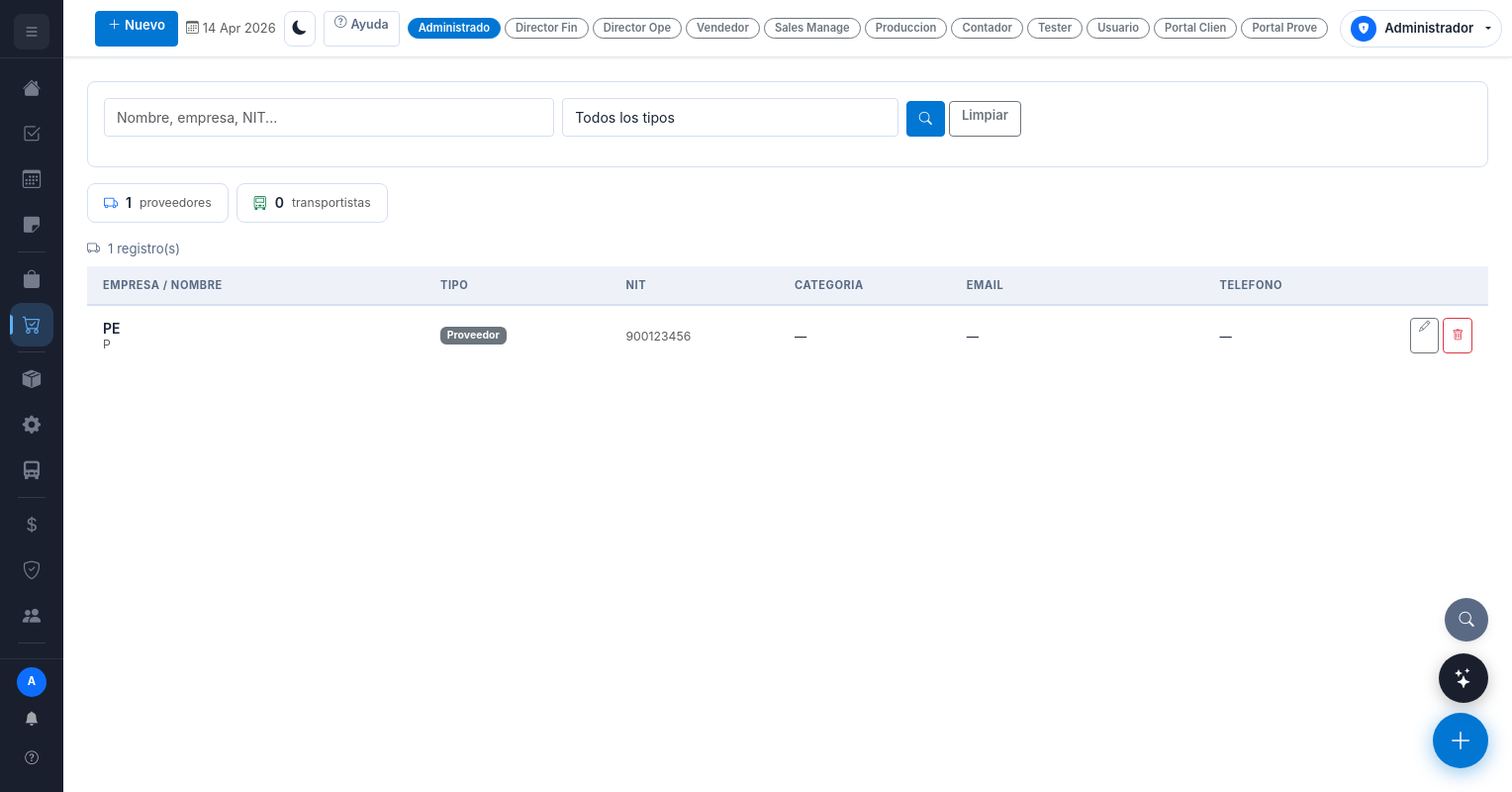
Page /proveedores (signed in) on the committed database.
### models.py (models this page shows, shortened)
class User(UserMixin, db.Model):
    __tablename__ = 'users'
    id                  = db.Column(db.Integer, primary_key=True)
    nombre              = db.Column(db.String(100), nullable=False)
    email               = db.Column(db.String(120), unique=True, nullable=False)
    password_hash       = db.Column(db.String(256), nullable=False)
    rol                 = db.Column(db.String(20), default='usuario')
    activo              = db.Column(db.Boolean, default=True)
    company_id          = db.Column(db.Integer, db.ForeignKey('companies.id'), nullable=True, index=True)  # default company
    modulos_permitidos  = db.Column(db.Text, default='[]')   # JSON list
    roles_asignados     = db.Column(db.Text, default='[]')   # JSON list: roles multiples asignados
    creado_en           = db.Column(db.DateTime, default=datetime.utcnow)
    onboarding_dismissed = db.Column(db.Boolean, default=False)
    onboarding_step      = db.Column(db.Integer, default=0)
    onboarding_role_config = db.Column(db.Text, default='{}')
    cliente_id           = db.Column(db.Integer, db.ForeignKey('clientes.id'), nullable=True)
    proveedor_id        = db.Column(db.Integer, db.ForeignKey('proveedores.id'), nullable=True)

class Proveedor(db.Model):
    __tablename__ = 'proveedores'
    id         = db.Column(db.Integer, primary_key=True)
    nombre     = db.Column(db.String(100), nullable=False)
    empresa    = db.Column(db.String(100))
    nit        = db.Column(db.String(30))
    email      = db.Column(db.String(200))
    telefono   = db.Column(db.String(50))
    direccion  = db.Column(db.Text)
    categoria  = db.Column(db.String(100))
    contacto_nombre = db.Column(db.String(100))
    tipo       = db.Column(db.String(20), default='proveedor')  # proveedor, transportista, ambos
    notas      = db.Column(db.Text)
    activo     = db.Column(db.Boolean, default=True)
    capacidad_vehiculo_kg = db.Column(db.Float, default=0)  # Max kg for transport
    capacidad_vehiculo_m3 = db.Column(db.Float, default=0)  # Max volume for transport
    tipo_vehiculo = db.Column(db.String(50))  # camion, furgon, van, moto
    envia_material = db.Column(db.Boolean, default=True)
    score_calidad   = db.Column(db.Float, default=5.0)   # 1-10
    score_entrega   = db.Column(db.Float, default=5.0)   # 1-10
    score_precio    = db.Column(db.Float, default=5.0)   # 1-10
    total_oc        = db.Column(db.Integer, default=0)    # OC totales
    total_rechazos  = db.Column(db.Integer, default=0)    # rechazos calidad
    deleted_at      = db.Column(db.DateTime, nullable=True)  # soft delete
    creado_en  = db.Column(db.DateTime, default=datetime.utcnow)
    es_demo    = db.Column(db.Boolean, default=False)

### routes/proveedores.py (the view)
    @app.route('/proveedores')
    @login_required
    @requiere_modulo('clientes')
    def proveedores():
        busqueda = request.args.get('buscar','')
        tipo_f   = request.args.get('tipo_f','')
        q = Proveedor.query.filter_by(activo=True)
        if busqueda:
            q = q.filter(db.or_(Proveedor.nombre.ilike(f'%{busqueda}%'),
                                 Proveedor.empresa.ilike(f'%{busqueda}%'),
                                 Proveedor.nit.ilike(f'%{busqueda}%')))
        if tipo_f:
            q = q.filter_by(tipo=tipo_f)
        return render_template('proveedores/index.html', items=q.order_by(Proveedor.empresa, Proveedor.nombre).all(),
                               busqueda=busqueda)

### templates/proveedores/index.html (shortened to what this page needs)
{% extends 'base.html' %}
{% block topbar_actions %}
<a href="{{ url_for('proveedor_nuevo') }}" class="btn btn-primary btn-sm"><i class="bi bi-plus-lg me-1"></i>Nuevo</a>
{% endblock %}
{% block content %}
<div class="tc mb-3"><div class="p-3"><form method="GET" class="row g-2 align-items-end">
  <div class="col-sm-4"><input type="text" name="buscar" class="form-control form-control-sm" placeholder="Nombre, empresa, NIT..." value="{{ busqueda }}"></div>
  <div class="col-sm-3">
    <select name="tipo_f" class="form-select form-select-sm">
      <option value="">Todos los tipos</option>
    </select></div>
  <div class="col-auto">
    <button type="submit" class="btn btn-primary btn-sm"><i class="bi bi-search"></i></button>
    <a href="{{ url_for('proveedores') }}" class="btn btn-outline-secondary btn-sm">Limpiar</a>
  </div>
</form></div></div>
<div class="row g-2 mb-3">
  {% set n_prov = items|selectattr('tipo','equalto','proveedor')|list|length + items|selectattr('tipo','equalto','ambos')|list|length %}
  {% set n_trans = items|selectattr('tipo','equalto','transportista')|list|length + items|selectattr('tipo','equalto','ambos')|list|length %}
  <div class="col-auto"><div class="fc px-3 py-2 d-flex gap-2 align-items-center"><i class="bi bi-truck text-primary"></i><span class="fw-semibold">{{ n_prov }}</span><small class="text-muted">proveedores</small></div></div>
  <div class="col-auto"><div class="fc px-3 py-2 d-flex gap-2 align-items-center"><i class="bi bi-truck-front text-success"></i><span class="fw-semibold">{{ n_trans }}</span><small class="text-muted">transportistas</small></div></div>
</div>
<div class="mb-2" style="font-size:.82rem;color:var(--text2)"><i class="bi bi-truck me-2"></i>{{ items|length }} registro(s)</div>
{% if items %}
<div style="overflow-x:auto;width:100%">
<table class="table table-cards" style="width:100%;min-width:800px;margin:0">
  <thead><tr>
    <th style="min-width:200px">Empresa / Nombre</th>
    <th style="min-width:110px">Tipo</th>
    <th style="min-width:100px">NIT</th>
    <th style="min-width:100px">Categoria</th>
    <th style="min-width:150px">Email</th>
    <th style="min-width:110px">Telefono</th>
    <th style="width:100px"></th>
  </tr></thead>
  <tbody>{% for p in items %}<tr>
    <td data-label="Empresa"><span class="fw-semibold" style="color:var(--text)">{{ p.empresa or p.nombre }}</span>
      {% if p.empresa and p.nombre != p.empresa %}<div><small class="text-muted">{{ p.nombre }}</small></div>{% endif %}</td>
    <td data-label="Tipo">
      {% if p.tipo == 'transportista' %}<span class="badge bg-success">Transportista</span>
      {% elif p.tipo == 'ambos' %}<span class="badge bg-primary">Prov. + Transp.</span>
      {% else %}<span class="badge bg-secondary">Proveedor</span>{% endif %}
    </td>
    <td data-label="NIT"><small class="text-muted">{{ p.nit or '—' }}</small></td>
    <td data-label="Categoria"><small>{{ p.categoria or '—' }}</small></td>
    <td data-label="Email"><small>{{ p.email or '—' }}</small></td>
    <td data-label="Telefono"><small>{{ p.telefono or '—' }}</small></td>
    <td><div class="d-flex gap-1 justify-content-end">
      <a href="{{ url_for('proveedor_editar', id=p.id) }}" class="btn btn-sm btn-outline-secondary" style="font-size:.72rem;padding:2px 8px" title="Editar"><i class="bi bi-pencil"></i></a>
      <form method="POST" action="{{ url_for('proveedor_eliminar', id=p.id) }}" onsubmit="return confirm('¿Eliminar {{ p.empresa or p.nombre }}?')" class="m-0">
        <button class="btn btn-sm btn-outline-danger" type="submit" style="font-size:.72rem;padding:2px 8px" title="Eliminar"><i class="bi bi-trash"></i></button>
      </form>
    </div></td>
  </tr>{% endfor %}</tbody>
</table>
</div>
{% else %}<div class="text-center text-muted py-5"><i class="bi bi-truck" style="font-size:3rem"></i>
  <p class="mt-3">Sin registros.</p><a href="{{ url_for('proveedor_nuevo') }}" class="btn btn-primary">Agregar</a></div>
{% endif %}{% endblock %}

### templates/base.html (shortened to what this page needs)
<html lang="es" id="htmlRoot"><head>
<link href="https://cdn.jsdelivr.net/npm/bootstrap@5.3.2/dist/css/bootstrap.min.css" rel="stylesheet">
<link href="https://cdn.jsdelivr.net/npm/bootstrap-icons@1.11.3/font/bootstrap-icons.css" rel="stylesheet" media="print" onload="this.media='all'">
</head><body class="{% if request.args.get('_embed') == '1' %}embed-mode{% endif %}">
<nav id="sb" role="navigation" aria-label="Menu principal">
  <div class="sb-brand">
    <button id="sb-expand" onclick="toggleSidebar()" title="Expandir menu">
      <i class="bi bi-list" id="sb-expand-icon"></i>
    </button>
  </div>
  <div class="sb-nav" style="overflow-y:auto;flex:1">
    {% set m=modulos_user %}
    <a href="#" class="nav-link dock-group {% if request.endpoint=='dashboard' %}active" aria-current="page{% endif %}" data-tip="Home" aria-label="Home" data-dock-panel="home"><i class="bi bi-house-fill"></i><span>Home</span></a>
    {% if 'tareas' in m %}<a href="#" class="nav-link dock-group " data-tip="Tickets" aria-label="Tickets" data-dock-panel="tickets" style="position:relative"><i class="bi bi-check2-square"></i></a>{% endif %}
    {% if 'calendario' in m %}<a href="#" class="nav-link dock-group " data-tip="Calendario" aria-label="Calendario" data-dock-panel="calendario"><i class="bi bi-calendar3"></i></a>{% endif %}
    {% if 'notas' in m %}<a href="#" class="nav-link dock-group " data-tip="Notas" aria-label="Notas" data-dock-panel="notas"><i class="bi bi-sticky-fill"></i></a>{% endif %}
    <div class="dock-div"></div>
    {% if 'clientes' in m or 'ventas' in m or 'cotizaciones' in m %}
    <a href="{{ url_for('ventas') }}" class="nav-link dock-group " data-tip="Comercial" aria-label="Comercial"
       data-dock-panel="comercial"><i class="bi bi-bag-fill"></i><span>Comercial</span></a>
    {% endif %}
    {% if 'clientes' in m or 'ordenes_compra' in m or 'produccion' in m %}
    <a href="{{ url_for('ordenes_compra') }}" class="nav-link dock-group {% if 'proveedor' in request.endpoint or 'orden_compra' in request.endpoint or 'cotizacion_proveedor' in request.endpoint or request.endpoint in ('compras','compra_nueva','compra_editar') %}active" aria-current="page{% endif %}" data-tip="Compras" aria-label="Compras"
       data-dock-panel="compras"><i class="bi bi-cart-check"></i><span>Compras</span></a>
    {% endif %}
    <div class="dock-div"></div>
    {% if 'inventario' in m or 'produccion' in m %}
    {% if 'inventario' in m %}<a href="#" class="nav-link dock-group " data-tip="Inventario" aria-label="Inventario" data-dock-panel="inventario"><i class="bi bi-box-seam-fill"></i></a>{% endif %}
    {% if 'produccion' in m %}<a href="{{ url_for('produccion_index') }}" class="nav-link dock-group " data-tip="Produccion" aria-label="Produccion"
       data-dock-panel="produccion"><i class="bi bi-gear-fill"></i><span>Produccion</span></a>{% endif %}
    {% endif %}
    {% if 'inventario' in m or 'produccion' in m or 'clientes' in m %}
    <a href="{{ url_for('proveedores', tipo_f='transportista') }}" class="nav-link dock-group " data-tip="Logistica" aria-label="Logistica"
       data-dock-panel="logistica"><i class="bi bi-truck-front-fill"></i><span>Logistica</span></a>
    {% endif %}
    <div class="dock-div"></div>
    {% if 'finanzas' in m or rol_activo in ('admin','director_financiero','contador') %}
    <a href="{{ url_for('contable_index') }}" class="nav-link dock-group " data-tip="Finanzas" aria-label="Finanzas"
       data-dock-panel="finanzas"><i class="bi bi-currency-dollar"></i><span>Finanzas</span></a>
    {% endif %}
    {% if 'legal' in m or rol_activo in ('admin','director_financiero','director_operativo') %}
    <a href="#" class="nav-link dock-group {% if 'legal' in request.endpoint %}active" aria-current="page{% endif %}" data-tip="Legal" aria-label="Legal" data-dock-panel="legal"><i class="bi bi-shield-check"></i><span>Legal</span></a>
    {% endif %}
    {% if 'nomina' in m %}<a href="#" class="nav-link dock-group " data-tip="Nomina" aria-label="Nomina" data-dock-panel="nomina"><i class="bi bi-people-fill"></i></a>{% endif %}
    <div class="dock-div"></div>
    {% if rol_activo in ('admin','director_financiero','director_operativo') %}
    <a href="#" class="nav-link dock-group " data-tip="Aprobaciones" aria-label="Aprobaciones" data-dock-panel="aprobaciones" style="position:relative"></a>
    {% endif %}
  </div>
  <div class="sb-foot">
    <div class="d-flex align-items-center justify-content-between mb-1">
      <div class="d-flex align-items-center gap-2">
        <div class="rounded-circle bg-primary d-flex align-items-center justify-content-center text-white fw-bold"
             style="width:31px;height:31px;font-size:.8rem;flex-shrink:0">{{ current_user.nombre[0].upper() }}</div>
      </div>
      <div class="d-flex flex-column gap-1 align-items-center">
        <button class="notif-btn" id="notifBtn" onclick="toggleNotif(event)" title="Notificaciones">
          <i class="bi bi-bell-fill"></i>
        </button>
        <button class="notif-btn" onclick="if(window.iniciarObContextual){iniciarObContextual()}else{alert('Tutorial no disponible. Recarga la pagina.')}" title="Tutorial" style="font-size:.85rem">
          <i class="bi bi-question-circle"></i>
        </button>
      </div>
    </div>
  </div>
</nav>
{% set m=modulos_user %}
<div id="main" role="main">
  <div class="topbar" role="banner">
    <div class="topbar-right d-flex align-items-center gap-2 ms-auto">
      {% block topbar_actions %}{% endblock %}
      <span class="text-muted d-none d-md-inline" style="font-size:.8rem;white-space:nowrap"><i class="bi bi-calendar3 me-1"></i>{{ now.strftime('%d %b %Y') }}</span>
      <button class="btn btn-sm btn-ghost d-none d-md-inline-flex align-items-center"
              style="padding:.3rem .5rem;border-radius:8px;border:1px solid var(--border)"
              onclick="toggleTheme()" title="Cambiar tema">
        <i class="bi bi-sun-fill" id="themeIcon" style="font-size:.9rem"></i>
      </button>
<button class="btn btn-sm d-none d-md-inline-flex" style="background:none;border:1px solid var(--border);color:var(--text2);padding:4px 10px;font-size:.78rem" onclick="if(window.iniciarObContextual){iniciarObContextual()}else{alert('Recarga la pagina')}" title="Ver tutorial">
        <i class="bi bi-question-circle me-1"></i>Ayuda
      </button>
      {% if roles_disponibles|length > 1 %}
      <div class="d-none d-md-flex align-items-center gap-1" style="margin-right:4px">
        {% for r in roles_disponibles %}
        <a href="#" onclick="event.preventDefault();var f=document.createElement('form');f.method='POST';f.action='{{ url_for('cambiar_rol') }}';var ri=document.createElement('input');ri.type='hidden';ri.name='rol';ri.value='{{ r }}';f.appendChild(ri);var c=document.createElement('input');c.type='hidden';c.name='_csrf_token';c.value=document.querySelector('meta[name=csrf-token]').content;f.appendChild(c);document.body.appendChild(f);f.submit();"
           class="btn btn-sm {% if r == rol_activo %}btn-primary{% else %}btn-outline-secondary{% endif %}"
           style="font-size:.7rem;padding:2px 10px;border-radius:20px;min-height:auto;line-height:1.4">
          {{ rol_labels.get(r, r)[:12] }}
        </a>
        {% endfor %}
      </div>
      {% endif %}
      <div class="dropdown">
        <button class="btn btn-sm dropdown-toggle d-flex align-items-center gap-2" style="background:none;border:1px solid var(--border);padding:5px 10px;border-radius:20px;color:var(--text)" data-bs-toggle="dropdown">
          <div class="rounded-circle bg-primary d-flex align-items-center justify-content-center text-white fw-bold" style="width:26px;height:26px;font-size:.72rem;flex-shrink:0"><i class="bi {{ rol_icons.get(rol_activo, 'bi-person') }}" style="font-size:.7rem"></i></div>
          <span class="d-none d-md-inline" style="font-size:.82rem;font-weight:600;max-width:120px;overflow:hidden;text-overflow:ellipsis;white-space:nowrap">{{ rol_labels.get(rol_activo, rol_activo) }}</span>
        </button>
      </div>
    </div>
  </div>
  <div class="content">
    {% block content %}{% endblock %}
  </div>
</div>
<button id="diagBtn" onclick="abrirBuscador()" title="Buscador global (Ctrl+K)"><i class="bi bi-search"></i></button>
<button class="fab" id="btnFAB" title="Acciones rápidas" data-bs-toggle="modal" data-bs-target="#modalQuickActions" aria-label="Acciones rápidas">
  <i class="bi bi-plus-lg"></i>
</button>
{% if current_user.is_authenticated %}
<button id="aiFab" onclick="aiToggle()" title="Asistente IA" style="position:fixed;bottom:90px;right:24px;z-index:1040;width:50px;height:50px;border-radius:50%;background:var(--sb);color:#fff;border:none;box-shadow:0 4px 16px rgba(0,0,0,.25);cursor:pointer;display:flex;align-items:center;justify-content:center;font-size:1.25rem;transition:all .2s" onmouseover="this.style.transform='scale(1.1)'" onmouseout="this.style.transform='scale(1)'">
  <i class="bi bi-stars"></i>
</button>
{% endif %}
</body></html>

### rows in the picture
User: nombre "A", get "Administrador"
Proveedor: empresa "PE", nombre "P", tipo "Proveedor", nit "900123456", categoria "—", email "—", telefono "—"

### other values in the picture
{{ now.strftime('%d %b %Y') }} "14 Apr 2026"
{{ rol_labels.get(r, r)[:12] }} "Administrado" "Director Fin" "Director Ope" "Vendedor" "Sales Manage" "Produccion" "Contador" "Tester" "Usuario" "Portal Clien" "Portal Prove"
{{ n_prov }} "1"
{{ n_trans }} "0"
{{ items|length }} "1"
